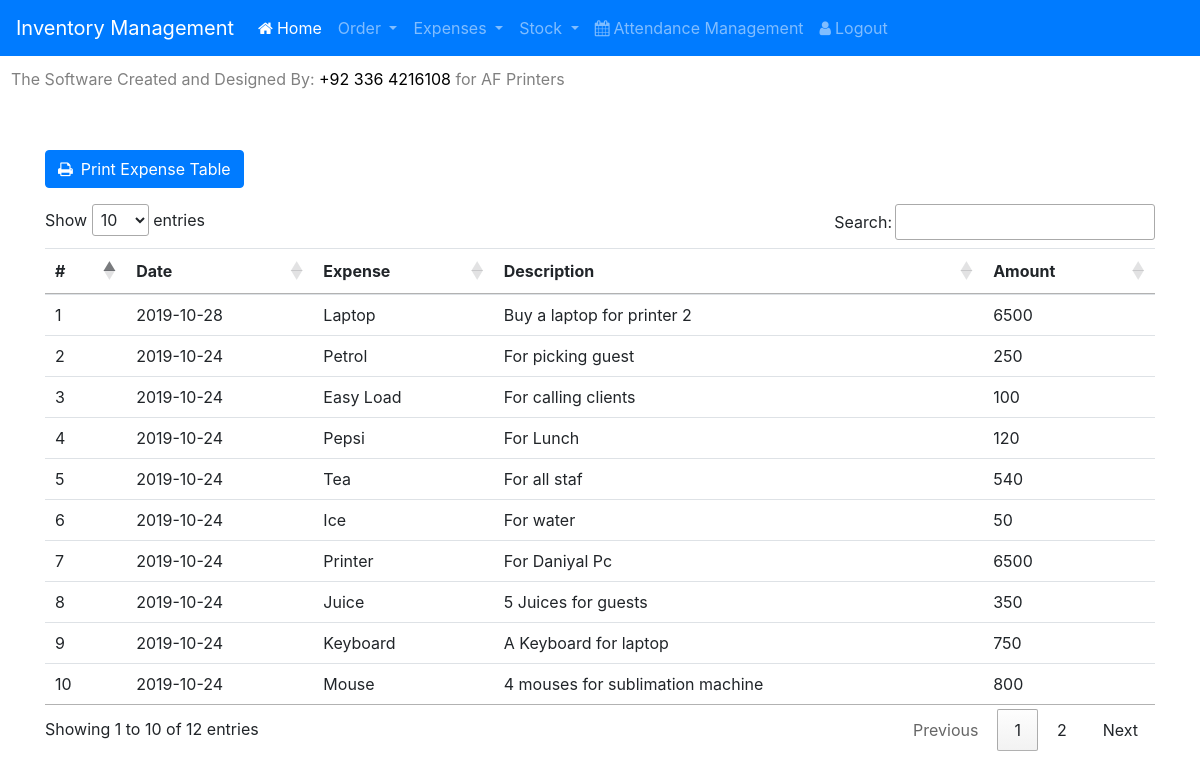
Page /manage_expenses.php (signed in) on the committed database.
### tables this page shows
CREATE TABLE `expenses` (
  `id` int(11) NOT NULL,
  `date` date NOT NULL,
  `expense` varchar(255) NOT NULL,
  `description` varchar(255) NOT NULL,
  `amount` int(11) NOT NULL
);

### manage_expenses.php (the view, shortened to what this page needs)
<!DOCTYPE html>
<html lang="en">
<head>
    <link rel="stylesheet" type="text/css" href="http://cdn.datatables.net/1.10.20/css/jquery.dataTables.min.css">
    <link rel="stylesheet" type="text/css" href="http://cdn.datatables.net/1.10.20/js/dataTables.bootstrap.min.js">
    <link rel="stylesheet"
        href="https://cdnjs.cloudflare.com/ajax/libs/bootstrap-datepicker/1.6.4/css/bootstrap-datepicker.css">
    <link rel="stylesheet" href="https://maxcdn.bootstrapcdn.com/bootstrap/4.0.0/css/bootstrap.min.css"
>
    <link rel="stylesheet" href="https://stackpath.bootstrapcdn.com/font-awesome/4.7.0/css/font-awesome.min.css">
    <link rel="stylesheet" href="bootstrap/css/bootstrap.min.css">
</head>
<body>
    <?php include_once("./templates/header.php"); ?>
    <br><br>
    <div class="container">
    <p>
            <a href="" id="print" class="btn btn-primary"><i class="fa fa-print">&nbsp;&nbsp;</i>Print Expense Table</a>
        </p>
        <table class="table" id="expenses_data">
            <thead style='text-align:left;'>
                <th>#</th>
                <th>Date</th>
                <th>Expense</th>
                <th>Description</th>
                <th>Amount</th>
            </thead>
            <tbody>
                <?php
            $x = 1;
                $conn = mysqli_connect("localhost","root","","project_af") or die("Error in Connection");
                $query = mysqli_query($conn,"SELECT * FROM expenses ORDER BY id DESC");
                while($result = mysqli_fetch_array($query)){
                    echo "<tr>
                        <td>".$x."</td>
                        <td>".$result['date']."</td>
                        <td>".$result['expense']."</td>
                        <td>".$result['description']."</td>
                        <td>".$result['amount']."</td>
                    </tr>";
                    $x++;
                }
            ?>
            </tbody>
        </table>
    </div>
    <br><br>
</body>
</html>

### templates/header.php (shortened to what this page needs)
<nav class="navbar navbar-expand-lg navbar-dark bg-primary">
  <a class="navbar-brand" href="#">Inventory Management</a>
  <div class="collapse navbar-collapse" id="navbarNav">
    <ul class="navbar-nav">
      <li class="nav-item active">
        <a class="nav-link" href="./dashboard.php"><i class="fa fa-home">&nbsp;</i>Home <span class="sr-only">(current)</span></a>
      </li>
      <li class="nav-item dropdown">
        <a class="nav-link dropdown-toggle" href="#" id="navbarDropdown" role="button" data-toggle="dropdown" aria-haspopup="true" aria-expanded="false">
          Order
        </a>
      </li>
      <li class="nav-item dropdown">
        <a class="nav-link dropdown-toggle" href="#" id="navbarDropdown" role="button" data-toggle="dropdown" aria-haspopup="true" aria-expanded="false">
          Expenses
        </a>
      </li>
      <li class="nav-item dropdown">
        <a class="nav-link dropdown-toggle" href="#" id="navbarDropdown" role="button" data-toggle="dropdown" aria-haspopup="true" aria-expanded="false">
          Stock
        </a>
      </li>
      <li class="nav-item">
        <a class="nav-link" href="./attendance_management/dashboard.php"><i class="fa fa-calendar">&nbsp;</i>Attendance Management <span class="sr-only">(current)</span></a>
      </li>
        <?php
          if(isset($_SESSION["userid"])){
            ?>
            <li class="nav-item">
              <a class="nav-link" href="logout.php"><i class="fa fa-user">&nbsp;</i>Logout</a>
            </li>
            <?php
          }
        ?>
    </ul>
  </div>
</nav>
<marquee behavior="scroll" direction="left" style="border:1px solid #fff; border-radius:10px;; padding:10px; width:95%; background-color:#fff; color:#808080; opaicity:0.8;">The Software Created and Designed By: <span style="color:black;">+92 336 4216108</span> for AF Printers</marquee>

### rows in the picture
expenses: date "2019-10-28", expense "Laptop", description "Buy a laptop for printer 2", amount "6500"
expenses: date "2019-10-24", expense "Petrol", description "For picking guest", amount "250"
expenses: date "2019-10-24", expense "Easy Load", description "For calling clients", amount "100"
expenses: date "2019-10-24", expense "Pepsi", description "For Lunch", amount "120"
expenses: date "2019-10-24", expense "Tea", description "For all staf", amount "540"
expenses: date "2019-10-24", expense "Ice", description "For water", amount "50"
expenses: date "2019-10-24", expense "Printer", description "For Daniyal Pc", amount "6500"
expenses: date "2019-10-24", expense "Juice", description "5 Juices for guests", amount "350"
expenses: date "2019-10-24", expense "Keyboard", description "A Keyboard for laptop", amount "750"
expenses: date "2019-10-24", expense "Mouse", description "4 mouses for sublimation machine", amount "800"
